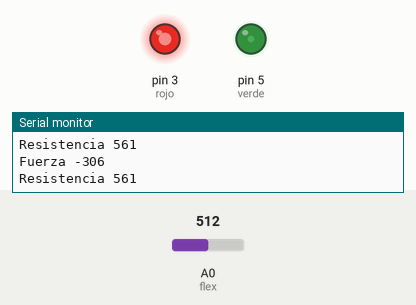
Bench run of a sketch on a simulated Arduino Uno, built with avr-gcc and run on an emulated ATmega328P. On the bench: output pins drawn as LEDs (lit = HIGH), the last lines printed to the serial monitor. The test bench sets the inputs (shaded band); at power-on: A0 (flex) = 512.

Above: at 1.8 s.
1.9 s: A0 (flex) set to 900
At 3.2 s:
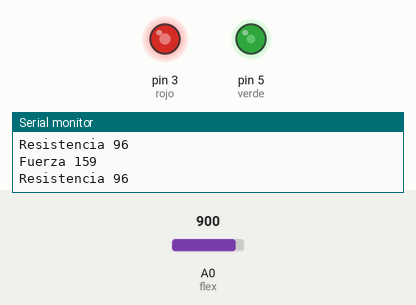
3.5 s: A0 (flex) set to 1023
At 4.8 s:
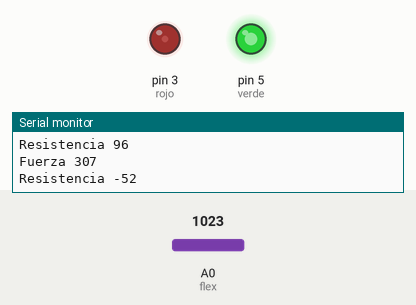
5.5 s: A0 (flex) set to 0
At 6.4 s:
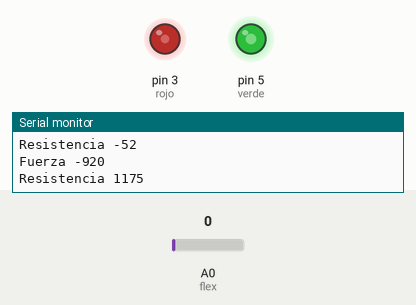
Timing chart, 0 to 8.5 s (numbered marks = the images above; inputs shaded):
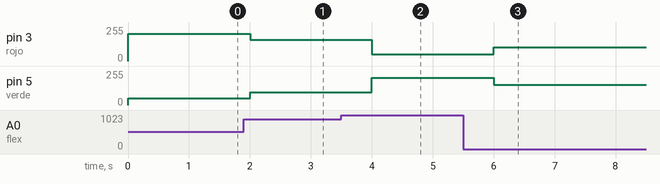

Measured:
- after the input at 1.9 s, pin 3 (rojo): 206/255 → 159/255 after 0.10 s; pin 5 (verde): 49/255 → 96/255 after 0.10 s
- after the input at 3.5 s, pin 3 (rojo): 159/255 → 51/255 after 0.50 s; pin 5 (verde): 96/255 → 204/255 after 0.50 s
- after the input at 5.5 s, pin 3 (rojo): 51/255 → 104/255 after 0.50 s; pin 5 (verde): 204/255 → 151/255 after 0.50 s

The sketch:

Ej7-Sensor_Flex.ino
```cpp
#define rojo 3
#define verde 5
#define flex A0
int fuerza,resistencia;

void setup()
{
  Serial.begin(9600);
  pinMode(rojo, OUTPUT);
  pinMode(verde, OUTPUT);
  pinMode(flex, INPUT);
}

void loop()
{
  fuerza = (analogRead(flex)-767)*1.2; //resto para que me de el valor desde cero a 255
  Serial.print("Fuerza ");
  Serial.println(fuerza);
  analogWrite(rojo, fuerza); // enciende el led de fuerza con el valor

  resistencia = (255-fuerza);
  Serial.print("Resistencia ");
  Serial.println(resistencia);
  analogWrite(verde, (resistencia));
  delay(1000);
}
```
